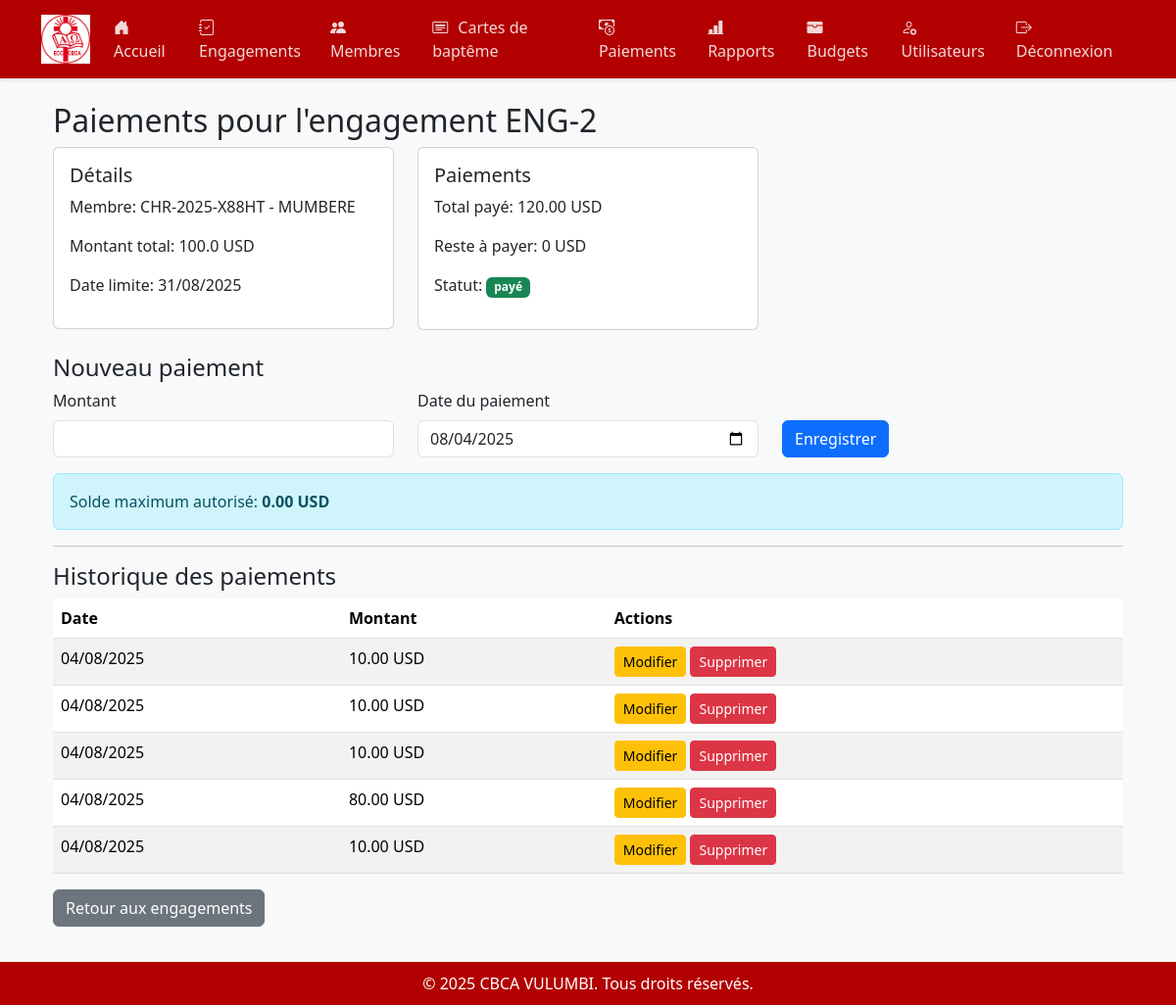
Page /engagements/2/paiements (signed in) on the committed database.
### app/models.py (models this page shows)
class Engagement(db.Model):
    __tablename__ = 'engagement'
    idengagement = db.Column(db.Integer, primary_key=True)
    date_engagement = db.Column(db.Date, nullable=False, default=datetime.utcnow)
    montant_total = db.Column(db.Float, nullable=False)
    date_limite = db.Column(db.Date, nullable=False)
    statutengagement = db.Column(db.String(20), nullable=False, default='en cours')
    idchretien = db.Column(db.Integer, db.ForeignKey('chretien.idchretien'), nullable=False)
    idbudget = db.Column(db.Integer, db.ForeignKey('budget.idbudget'), nullable=False)
    paiements = db.relationship('Paiement', backref='engagement', lazy=True)

class Chretien(db.Model):
    __tablename__ = 'chretien'
    idchretien = db.Column(db.Integer, primary_key=True)
    code_chretien = db.Column(db.String(50), unique=True, nullable=False)
    telephone = db.Column(db.String(20), nullable=False)
    cle_callmebot = db.Column(db.String(100), nullable=True)
    photo = db.Column(db.String(200), nullable=True)
    idcarte = db.Column(db.Integer, db.ForeignKey('carte_bapteme.idcarte'), nullable=False)
    engagements = db.relationship('Engagement', backref='chretien', lazy=True)
    notifications = db.relationship('Notification', backref='chretien', lazy=True)

class CarteBapteme(db.Model):
    __tablename__ = 'carte_bapteme'
    idcarte = db.Column(db.Integer, primary_key=True)
    numerocarte = db.Column(db.String(50), nullable=False, unique=True)
    chapelle = db.Column(db.String(100), nullable=False)
    nom = db.Column(db.String(100), nullable=False)
    prenom = db.Column(db.String(100), nullable=False)
    sexe = db.Column(db.String(10), nullable=False)
    datenaissance = db.Column(db.Date, nullable=False)
    lieunaissance = db.Column(db.String(100), nullable=False)
    adresse = db.Column(db.String(150), nullable=False)
    chretiens = db.relationship('Chretien', backref='carte_bapteme', lazy=True)

class Paiement(db.Model):
    __tablename__ = 'paiement'
    idpaiement = db.Column(db.Integer, primary_key=True)
    date_paiement = db.Column(db.Date, nullable=False, default=datetime.utcnow)
    montant = db.Column(Numeric(10, 2), nullable=False)
    idengagement = db.Column(db.Integer, db.ForeignKey('engagement.idengagement'), nullable=False)

### app/routes.py (the view, shortened to what this page needs)
@main.route('/engagements/<int:id>/paiements', methods=['GET', 'POST'])
@login_required
def voir_paiements(id):
    engagement = Engagement.query.get_or_404(id)
    chretien = engagement.chretien
    form = PaiementForm()
    form.date_paiement.data = datetime.today().date()
    paiements = Paiement.query.filter_by(idengagement=id).order_by(Paiement.date_paiement.desc()).all()
    total_paye = sum(p.montant for p in paiements)
    reste_a_payer = max(Decimal(str(engagement.montant_total)) - total_paye, Decimal('0'))
    return render_template('paiements.html',
                         engagement=engagement,
                         paiements=paiements,
                         form=form,
                         total_paye=total_paye,
                         reste_a_payer=reste_a_payer,
                         solde_max=reste_a_payer)  # Passer le solde maximum au template

### app/forms.py
class PaiementForm(FlaskForm):
    montant = DecimalField('Montant', validators=[DataRequired()])
    date_paiement = DateField('Date de paiement', validators=[DataRequired()], format='%Y-%m-%d')
    idengagement = SelectField('Engagement', coerce=int, validators=[DataRequired()])
    submit = SubmitField('Enregistrer')

### app/__init__.py (called while the page is built)
@login_manager.user_loader
def load_user(user_id):
    return Utilisateur.query.get(int(user_id))

def create_app():
    app = Flask(__name__)
    app.config['SECRET_KEY'] = 'cbca-vulumbi-secret-key'
    app.config['SQLALCHEMY_DATABASE_URI'] = 'sqlite:///cbca.db'
    db.init_app(app)
    login_manager.init_app(app)
    migrate = Migrate(app, db)
    from .routes import main
    app.register_blueprint(main)
    @app.context_processor
    def inject_now():
        return {'now': datetime.now()}
    login_manager.login_view = 'main.login'
    return app

### app/templates/paiements.html (shortened to what this page needs)
{% extends "base.html" %}
{% block content %}
<div class="container mt-4">
    <h2>Paiements pour l'engagement ENG-{{ engagement.idengagement }}</h2>
    <div class="row mb-4">
        <div class="col-md-4">
            <div class="card">
                <div class="card-body">
                    <h5 class="card-title">Détails</h5>
                    <p>Membre: {{ engagement.chretien.code_chretien }} - {{ engagement.chretien.carte_bapteme.nom }}</p>
                    <p>Montant total: {{ engagement.montant_total }} USD</p>
                    <p>Date limite: {{ engagement.date_limite.strftime('%d/%m/%Y') }}</p>
                </div>
            </div>
        </div>
        <div class="col-md-4">
            <div class="card">
                <div class="card-body">
                    <h5 class="card-title">Paiements</h5>
                    <p>Total payé: {{ total_paye }} USD</p>
                    <p>Reste à payer: {{ reste_a_payer }} USD</p>
                    <p>Statut: <span class="badge bg-{% if engagement.statutengagement == 'payé' %}success{% else %}warning{% endif %}">
                        {{ engagement.statutengagement }}
                    </span></p>
                </div>
            </div>
        </div>
    </div>
    <h4>Nouveau paiement</h4>
    <form method="POST">
        <div class="row">
            <div class="col-md-4 mb-3">
                {{ form.montant.label(class="form-label") }}
                {{ form.montant(class="form-control", id="montant") }}
            </div>
            <div class="col-md-4 mb-3">
                {{ form.date_paiement.label(class="form-label") }}
                {{ form.date_paiement(class="form-control") }}
            </div>
            <div class="col-md-4 mb-3 d-flex align-items-end">
                {{ form.submit(class="btn btn-primary") }}
            </div>
        </div>
        <div class="alert alert-info">
            Solde maximum autorisé: <strong>{{ "%.2f"|format(solde_max) }} USD</strong>
        </div>
    </form>
    <hr>
    <h4>Historique des paiements</h4>
    <table class="table table-striped">
        <thead>
            <tr>
                <th>Date</th>
                <th>Montant</th>
                <th>Actions</th>
            </tr>
        </thead>
        <tbody>
            {% for paiement in paiements %}
            <tr>
                <td>{{ paiement.date_paiement.strftime('%d/%m/%Y') }}</td>
                <td>{{ paiement.montant }} USD</td>
                <td>
                    <button class="btn btn-sm btn-warning" data-bs-toggle="modal" data-bs-target="#modalModifierPaiement{{ paiement.idpaiement }}">Modifier</button>
                    <a href="{{ url_for('main.supprimer_paiement', id=paiement.idpaiement) }}" class="btn btn-sm btn-danger" onclick="return confirm('Êtes-vous sûr de vouloir supprimer ce paiement?')">Supprimer</a>
                </td>
            </tr>
            {% endfor %}
        </tbody>
    </table>
    <a href="{{ url_for('main.engagements') }}" class="btn btn-secondary">Retour aux engagements</a>
</div>
{% endblock %}

### app/templates/base.html (style rules this page uses)
body { font-family: 'Segoe UI', sans-serif; background-color: #f8f9fa; padding-bottom: 60px; }

### rows in the picture
Engagement: idengagement "2", montant_total "100.0", date_limite "31/08/2025", statutengagement "payé"
Chretien: chretien.code_chretien "CHR-2025-X88HT"
CarteBapteme: chretien.carte_bapteme.nom "MUMBERE"
Paiement: date_paiement "04/08/2025", montant "10.00"
Paiement: date_paiement "04/08/2025", montant "10.00"
Paiement: date_paiement "04/08/2025", montant "10.00"
Paiement: date_paiement "04/08/2025", montant "80.00"
Paiement: date_paiement "04/08/2025", montant "10.00"

### other values in the picture
{{ total_paye }} "120.00"
{{ reste_a_payer }} "0"
{{ "%.2f"|format(solde_max) }} "0.00"
